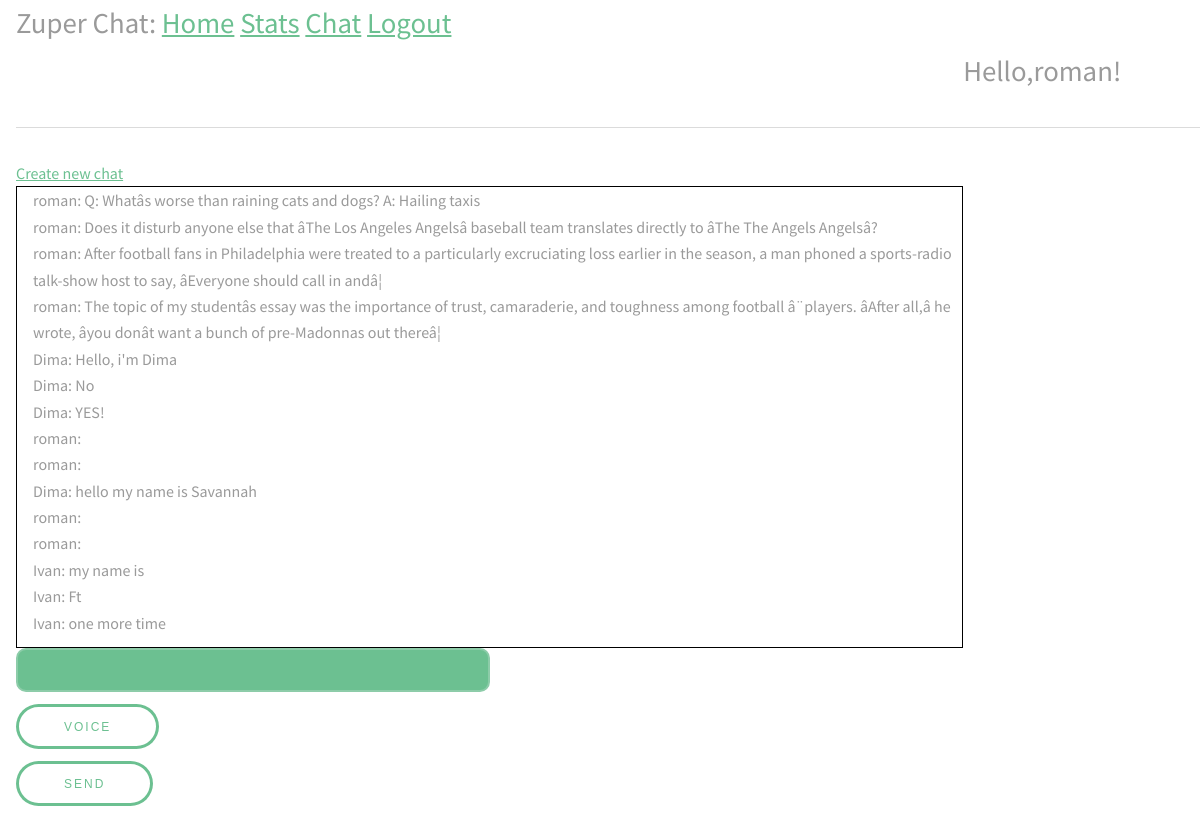
/chat (signed in), run on the app's committed database.
### app/models.py (models this page shows, shortened)
class User(UserMixin, db.Model):
    id = db.Column(db.Integer, primary_key=True)
    username = db.Column(db.String(64), index=True, unique=True)
    email = db.Column(db.String(120), index=True, unique=True)
    password_hash = db.Column(db.String(128))
    chats = db.relationship('Chat', secondary=chats_users, backref=db.backref('users', lazy='dynamic'))

class Message(db.Model):
    id = db.Column(db.Integer, primary_key=True)
    body = db.Column(db.String(140))
    timestamp = db.Column(db.DateTime, index=True, default=datetime.utcnow)
    user_id = db.Column(db.Integer, db.ForeignKey('user.id'))
    chat_id = db.Column(db.Integer, db.ForeignKey('chat.id'), default='chat')

### app/routes.py (the view)
@app.route('/chat')
def chat():
    if not current_user.is_authenticated:
        return redirect(url_for('login'))
    for_sending = []
    for i in get_previous_messages():
        for_sending.append([(User.query.filter_by(id = i.user_id).first().username),i.body])
    for_sending = for_sending[::-1]
    return render_template('chat.html',previous_messages=for_sending)

### app/models.py (called while the page is built)
@login.user_loader
def load_user(id):
    return User.query.get(int(id))

def get_previous_messages(quantity=15, chat_id='chat'):
    messages_for_sending =  Message.query.filter_by(chat_id=chat_id).order_by(Message.id.desc()).limit(quantity).all()
    return messages_for_sending

### app/templates/chat.html (shortened to what this page needs)
{% extends "base.html" %}
{% block content %}
<a href="{{url_for('create_new_chat')}}">Create new chat</a>
<div class="Dmessages">
<ul id="messages">
{% set j = previous_messages|length %}
{% for i in range(previous_messages|length) %}
{{ previous_messages[i][0] }}: {{ previous_messages[i][1] }}
<br>
{% endfor %}
</ul>
</div>
<input type="text" id="myMessage">
<button id="sendvoice">Voice</button>
<br>
<button id="sendbutton">Send</button>
<br>
{% endblock %}

### app/templates/base.html (shortened to what this page needs)
<html>
    <head>
        <link rel="stylesheet" href="{{ url_for('static', filename='css/main.css') }}">
    </head>
    <body>
        <div style="font-size:180%">
            Zuper Chat:
            <a href="{{ url_for('index') }}">Home</a>
            <a href="{{ url_for('stats') }}">Stats</a>
            {% if current_user.is_anonymous %}
            <a href="{{ url_for('login') }}">Login</a>
            <a href="{{ url_for('register') }}">Register</a>
            {% else %}
            <a href="{{ url_for('chat') }}">Chat</a>
            <a href="{{ url_for('logout') }}">Logout</a>
            <p style="margin-left:80%;">Hello,{{current_user.username}}!</p>
            {% endif %}
        </div>
        <hr>
        {% block content %}{% endblock %}
    </body>
</html>

### app/static/css/main.css (style rules this page uses)
html, body, div, span, applet, object, iframe, h1, h2, h3, h4, h5, h6, p, blockquote, pre, a, abbr, acronym, address, big, cite, code, del, dfn, em, img, ins, kbd, q, s, samp, small, strike, strong, sub, sup, tt, var, b, u, i, center, dl, dt, dd, ol, ul, li, fieldset, form, label, legend, table, caption, tbody, tfoot, thead, tr, th, td, article, aside, canvas, details, embed, figure, figcaption, footer, header, hgroup, menu, nav, output, ruby, section, summary, time, mark, audio, video { margin: 0; padding: 0; border: 0; font-size: 100%; font: inherit; vertical-align: baseline; }
body { line-height: 1; }
ol, ul { list-style: none; }
body { -webkit-text-size-adjust: none; }
*, *:before, *:after { -moz-box-sizing: border-box; -webkit-box-sizing: border-box; box-sizing: border-box; }
body { -ms-overflow-style: scrollbar; }
body { background: #fff; margin-left: 1em; }
body, input, select, textarea { color: #9a9a9a; font-family: "Source Sans Pro", Arial, Helvetica, sans-serif; font-size: 1.3em; font-weight: 400; line-height: 1.65; }
@media screen and (max-width: 1680px) { body, input, select, textarea { font-size: 12pt; } }
@media screen and (max-width: 1280px) { body, input, select, textarea { font-size: 12pt; } }
a { color: #6cc091; text-decoration: underline; }
p { font-size: 1em; }
hr { border: 0; border-bottom: solid 1px #dbdbdb; margin: 2em 0; }
input[type="text"], input[type="password"], input[type="email"], input[type="tel"], select, textarea { -moz-appearance: none; -webkit-appearance: none; -ms-appearance: none; appearance: none; background: #6cc091; border-radius: 10px; border: none; border: solid 2px #8dcca9; color: #fff; display: block; outline: 0; padding: 0 1em; text-decoration: none; width: 40%; }
input[type="text"], input[type="password"], input[type="email"], select { height: 2.75em; }
ul { list-style: disc; margin: 0 0 2em 0; padding-left: 1em; }
input[type="submit"], input[type="reset"], input[type="button"], button, .button { -moz-appearance: none; -webkit-appearance: none; -ms-appearance: none; appearance: none; -moz-transition: background-color 0.2s ease-in-out, color 0.2s ease-in-out; -webkit-transition: background-color 0.2s ease-in-out, color 0.2s ease-in-out; -ms-transition: background-color 0.2s ease-in-out, color 0.2s ease-in-out; transition: background-color 0.2s ease-in-out, color 0.2s ease-in-out; background-color: transparent; box-shadow: inset 0 0 0 3px #6cc091; color: #6cc091 !important; border-radius: 30px; border: 0; cursor: pointer; display: inline-block; font-size: .75em; font-weight: 400; height: 3.75em; line-height: 3.85em; letter-spacing: 2px; padding: 0 4em; margin-top: 1em; text-align: center; text-decoration: none; text-transform: uppercase; white-space: nowrap; }

### app/templates/chat.html (style rules this page uses)
.Dmessages { overflow: auto; width: 80%; max-height: 50%; padding 5px; border: solid 1px black; }

### data on the page
User: username "roman", username "roman" "roman" "roman" "roman" "roman" "roman" "roman" "roman"
Message: body "Q: Whatâs worse than raining cats and dogs? A: Hailing taxis"
Message: body "Does it disturb anyone else that âThe Los Angeles Angelsâ baseball team translates directly to âThe The Angels Angelsâ?"
Message: body "After football fans in Philadelphia were treated to a particularly excruciating loss earlier in the season, a man phoned a sports-radio talk-show host to say, âEveryone should call in andâ¦"
Message: body "The topic of my studentâs essay was the importance of trust, camaraderie, and toughness among football â¨players. âAfter all,â he wrote, âyou donât want a bunch of pre-Madonnas out thereâ¦"
User: username "Dima" "Dima" "Dima" "Dima"
Message: body "Hello, i'm Dima"
Message: body "No"
Message: body "YES!"
Message: body "hello my name is Savannah"
User: username "Ivan" "Ivan" "Ivan"
Message: body "my name is"
Message: body "Ft"
Message: body "one more time"
